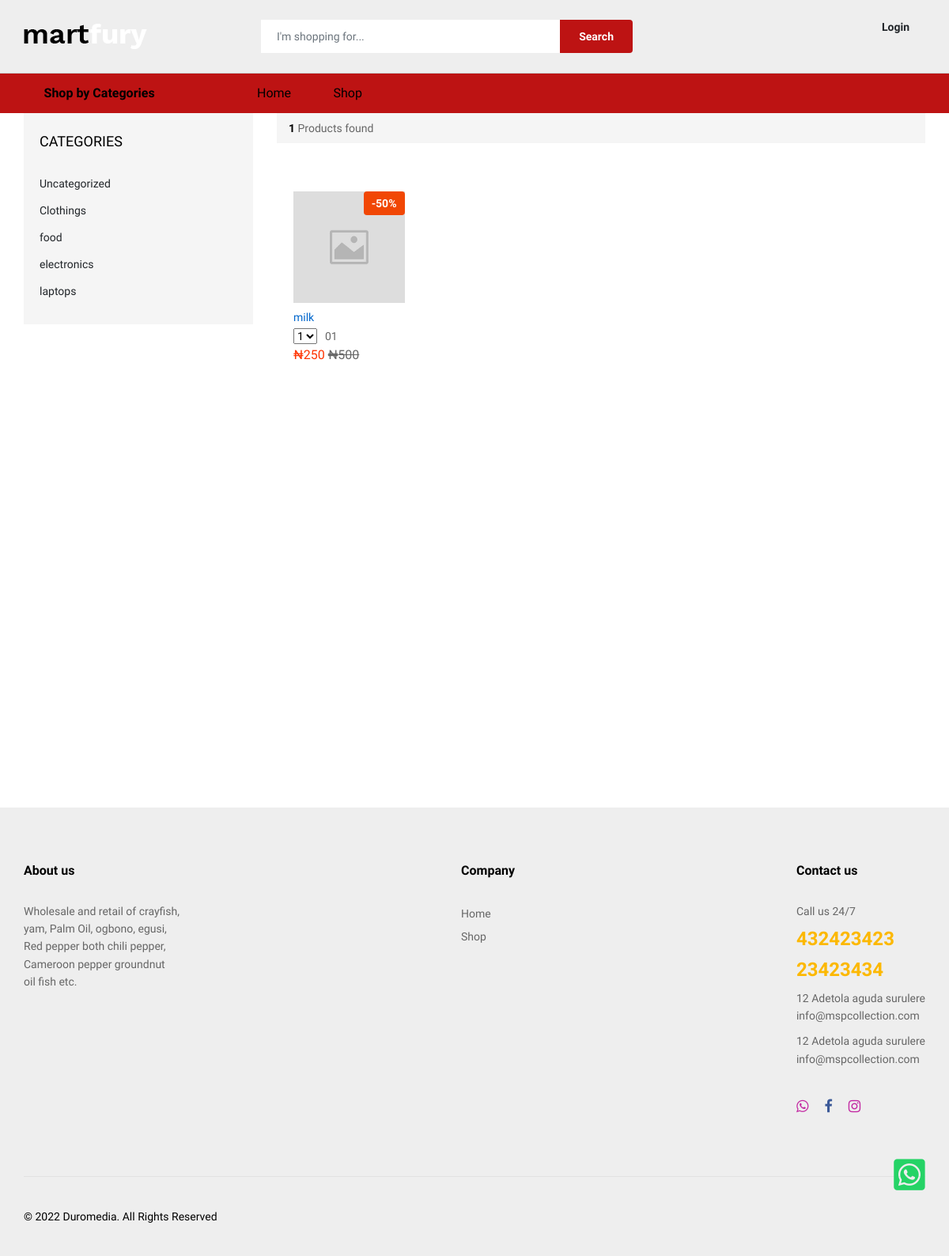
/beta-souk/categories.php?id=1, run on the app's committed database.
### tables this page shows
CREATE TABLE `products_categories` (
  `products_categories_id` int(11) NOT NULL,
  `products_categories_name` varchar(20) NOT NULL,
  `products_categories_timestamp` timestamp NOT NULL DEFAULT CURRENT_TIMESTAMP ON UPDATE CURRENT_TIMESTAMP
);

CREATE TABLE `products` (
  `products_id` int(11) NOT NULL,
  `products_name` varchar(30) NOT NULL,
  `products_price` varchar(11) NOT NULL,
  `products_sales_price` varchar(10) NOT NULL,
  `products_sub_categories` int(10) NOT NULL,
  `products_promo` varchar(20) NOT NULL DEFAULT '0',
  `products_deals` varchar(20) NOT NULL DEFAULT '0',
  `products_new_arrivals` varchar(20) NOT NULL DEFAULT '0',
  `products_best_sellers` varchar(20) NOT NULL DEFAULT '0',
  `products_popular` varchar(20) NOT NULL DEFAULT '0',
  `products_short_description` varchar(255) NOT NULL,
  `products_long_description` text NOT NULL,
  `products_image` varchar(255) NOT NULL DEFAULT 'default.jpg',
  `products_timestamp` timestamp NOT NULL DEFAULT CURRENT_TIMESTAMP ON UPDATE CURRENT_TIMESTAMP
);

### beta-souk/categories.php (the view, shortened to what this page needs)
<?php require_once ('../incs-template1/config.php'); ?>
<?php include ('../incs-template1/header.php'); ?>
<?php
$statement = 'products WHERE products_sub_categories = '.$_GET['id'].' ORDER BY products_id DESC';
?>
    <div class="ps-page--shop">
        <div class="ps-container">
            <div class="ps-layout--shop">
                <div class="ps-layout__left">
                    <aside class="widget widget_shop">
                        <h4 class="widget-title">Categories</h4>
                        <ul class="ps-list--categories">
                        <?php
                            $query_page_section =  mysqli_query($connect, "SELECT products_categories_id ,products_categories_name FROM  products_categories") or die(db_conn_error);
                            while($row_cat = mysqli_fetch_array($query_page_section)){
                                echo  '<li><a href="categories.php?id='.$row_cat['products_categories_id'].'">'.$row_cat['products_categories_name'].'</a>
                                </li>';
                            }
                        ?>
                        </ul>
                    </aside>
                </div>
                <div class="ps-layout__right">
                    <div class="ps-shopping ps-tab-root">
                        <div class="ps-shopping__header">
                        <?php
                            $all_products = mysqli_query($connect,"SELECT products_id  FROM products WHERE products_sub_categories = '".$_GET['id']."'") or die(db_conn_error);
                        ?>
                            <p><strong> <?php echo mysqli_num_rows($all_products); ?></strong> Products found</p>
                        </div>
                        <div class="ps-tabs">
                            <div class="ps-tab active" id="tab-1">
                                <div class="ps-shopping-product">
                                    <div class="row">
                                        <?php
                include ('../incs-template1/products.php');
?>
                                    </div>
                                </div>
                                <div class="ps-pagination">
                                </div>
                            </div>
                        </div>
                    </div>
                </div>
            </div>
        </div>
    </div>
<?php include ('../incs-template1/footer.php'); ?>

### incs-template1/products.php (shortened to what this page needs)
<?php
 $page = (int)(!isset($_GET["page"]) ? 1 : $_GET["page"]);
$per_page = 2;
$startpoint = ($page * $per_page) - $per_page;
$select_products3 = mysqli_query($connect,"SELECT * FROM ".$statement." LIMIT $startpoint, $per_page") or die(db_conn_error);
			 if (mysqli_num_rows($select_products3)> 0){
				while($rows_loop = mysqli_fetch_array($select_products3)){
                    echo '
<div class="col-xl-2 col-lg-4 col-md-4 col-sm-6 col-6 ">
<div class="ps-product">
    <div class="ps-product__thumbnail">
        <a href="product-description.php?id='.$rows_loop['products_id'].'"><img src="images/products/'.$rows_loop['products_image'].'" alt="'.$rows_loop['products_name'].'" /></a>';
        if(!empty($rows_loop['products_sales_price'])){
            $dis = 100 - ceil($rows_loop['products_sales_price']/$rows_loop['products_price']*100);
            echo '
            <div class="ps-product__badge">-'.$dis.'%</div>
            ';
        }
echo    '
<ul class="ps-product__actions">
<li><a href="#" data-toggle="tooltip" data-placement="top" title="Add To Cart"><i class="icon-bag2"></i></a></li>
</ul>
</div>
    <div class="ps-product__container">';
echo '
        <div class="ps-product__content"><a class="ps-product__title" href="product-description.php?id='.$rows_loop['products_id'].'">'.$rows_loop['products_name'].'</a>
            <div class="ps-product__rating">
                <select class="ps-rating" data-read-only="true">
                    <option value="1">1</option>
                    <option value="1">2</option>
                    <option value="1">3</option>
                    <option value="1">4</option>
                    <option value="2">5</option>
                </select><span>01</span>
            </div>
            <p class="ps-product__price sale">'; if(!empty($rows_loop['products_sales_price'])){
                echo '&#8358;'.number_format($rows_loop['products_sales_price']).' ' . '<del>'.'&#8358;'.number_format($rows_loop['products_price']) .'</del>';
            }
            echo '</p>
        </div>
            <div class="ps-product__content hover"><a class="ps-product__title" href="product-description.php?id='.$rows_loop['products_id'].'">'.$rows_loop['products_name'].'</a>
                <p class="ps-product__price sale">'; if(!empty($rows_loop['products_sales_price'])){
                    echo '&#8358;'.number_format($rows_loop['products_sales_price']).' ' . '<del>'.'&#8358;'.number_format($rows_loop['products_price']) .'</del>';
                }
            echo ' </p>
            </div>
            </div>
</div>
</div>
';
}
}else{
    echo '<h5 class="text-center">No result found</h5>';
 }

### data on the page
products_categories: products_categories_name "Uncategorized"
products_categories: products_categories_name "Clothings"
products_categories: products_categories_name "food"
products_categories: products_categories_name "electronics"
products_categories: products_categories_name "laptops"
products: products_image (picture), dis "50", products_name "milk", products_sales_price "250", products_price "500"

### other printed values
mysqli_num_rows($all_products) "1"
FOOTER_DESCRIPTION "Wholesale and retail of crayfish, yam, Palm Oil, ogbono, egusi, Red pepper both chili pepper, Cameroon pepper groundnut oil fish etc."
$TEL "432423423"
$TEL2 "23423434"
$ADDRESS "12 Adetola aguda surulere"
$EMAIL "info@mspcollection.com"
$ADDRESS2 "12 Adetola aguda surulere"
$EMAIL2 "info@mspcollection.com"
